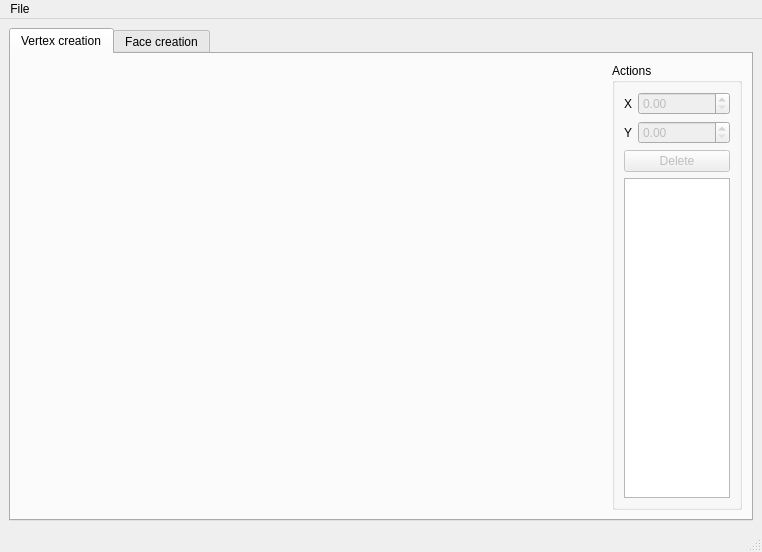
<?xml version="1.0" encoding="UTF-8"?>
<ui version="4.0">
 <class>MainWindow</class>
 <widget class="QMainWindow" name="MainWindow">
  <property name="geometry">
   <rect>
    <x>0</x>
    <y>0</y>
    <width>762</width>
    <height>552</height>
   </rect>
  </property>
  <property name="windowTitle">
   <string>Template editor</string>
  </property>
  <widget class="QWidget" name="centralwidget">
   <layout class="QGridLayout" name="gridLayout">
    <item row="0" column="1">
     <widget class="QTabWidget" name="tabs">
      <property name="currentIndex">
       <number>0</number>
      </property>
      <widget class="QWidget" name="tab">
       <property name="layoutDirection">
        <enum>Qt::LeftToRight</enum>
       </property>
       <attribute name="title">
        <string>Vertex creation</string>
       </attribute>
       <layout class="QHBoxLayout" name="horizontalLayout">
        <item>
         <layout class="QGridLayout" name="gridLayout_2">
          <item row="0" column="0">
           <widget class="QLabel" name="qlabel_image">
            <property name="text">
             <string/>
            </property>
           </widget>
          </item>
         </layout>
        </item>
        <item>
         <widget class="QGroupBox" name="groupBox">
          <property name="maximumSize">
           <size>
            <width>130</width>
            <height>16777215</height>
           </size>
          </property>
          <property name="title">
           <string>Actions</string>
          </property>
          <layout class="QVBoxLayout" name="verticalLayout">
           <item>
            <layout class="QFormLayout" name="formLayout">
             <item row="0" column="0">
              <widget class="QLabel" name="vertex_x_label">
               <property name="text">
                <string>X</string>
               </property>
              </widget>
             </item>
             <item row="0" column="1">
              <widget class="QDoubleSpinBox" name="vertex_x_w">
               <property name="enabled">
                <bool>false</bool>
               </property>
              </widget>
             </item>
             <item row="1" column="0">
              <widget class="QLabel" name="vertex_y_label">
               <property name="text">
                <string>Y</string>
               </property>
              </widget>
             </item>
             <item row="1" column="1">
              <widget class="QDoubleSpinBox" name="vertex_y_w">
               <property name="enabled">
                <bool>false</bool>
               </property>
              </widget>
             </item>
            </layout>
           </item>
           <item>
            <widget class="QPushButton" name="delete_vertex_w">
             <property name="enabled">
              <bool>false</bool>
             </property>
             <property name="text">
              <string>Delete</string>
             </property>
            </widget>
           </item>
           <item>
            <widget class="QListWidget" name="vertex_list_w"/>
           </item>
          </layout>
         </widget>
        </item>
       </layout>
      </widget>
      <widget class="QWidget" name="tab_2">
       <attribute name="title">
        <string>Face creation</string>
       </attribute>
       <layout class="QHBoxLayout" name="horizontalLayout_2">
        <item>
         <layout class="QGridLayout" name="gridLayout_3">
          <item row="0" column="0">
           <widget class="QLabel" name="qlabel_image_faces">
            <property name="text">
             <string/>
            </property>
           </widget>
          </item>
         </layout>
        </item>
        <item>
         <widget class="QGroupBox" name="groupBox_2">
          <property name="maximumSize">
           <size>
            <width>110</width>
            <height>16777215</height>
           </size>
          </property>
          <property name="title">
           <string>Actions</string>
          </property>
          <layout class="QVBoxLayout" name="verticalLayout_2">
           <item>
            <widget class="QPushButton" name="create_face_w">
             <property name="enabled">
              <bool>false</bool>
             </property>
             <property name="text">
              <string>Create</string>
             </property>
            </widget>
           </item>
           <item>
            <widget class="QPushButton" name="delete_face_w">
             <property name="enabled">
              <bool>false</bool>
             </property>
             <property name="text">
              <string>Delete</string>
             </property>
            </widget>
           </item>
           <item>
            <widget class="QPushButton" name="unselect_vertex_w">
             <property name="enabled">
              <bool>false</bool>
             </property>
             <property name="text">
              <string>Unselect vertex</string>
             </property>
            </widget>
           </item>
           <item>
            <widget class="QCheckBox" name="display_repeated_faces_w">
             <property name="text">
              <string>Display mosaic</string>
             </property>
             <property name="checked">
              <bool>true</bool>
             </property>
             <property name="tristate">
              <bool>false</bool>
             </property>
            </widget>
           </item>
           <item>
            <widget class="QListWidget" name="face_list_w"/>
           </item>
          </layout>
         </widget>
        </item>
       </layout>
      </widget>
     </widget>
    </item>
   </layout>
  </widget>
  <widget class="QMenuBar" name="menubar">
   <property name="geometry">
    <rect>
     <x>0</x>
     <y>0</y>
     <width>762</width>
     <height>21</height>
    </rect>
   </property>
   <widget class="QMenu" name="menuFile">
    <property name="title">
     <string>File</string>
    </property>
    <addaction name="action_open_template"/>
    <addaction name="action_save_template"/>
    <addaction name="action_open_texture"/>
   </widget>
   <addaction name="menuFile"/>
  </widget>
  <widget class="QStatusBar" name="statusbar"/>
  <action name="action_open_template">
   <property name="text">
    <string>Open template</string>
   </property>
  </action>
  <action name="action_save_template">
   <property name="text">
    <string>Save template</string>
   </property>
  </action>
  <action name="action_open_texture">
   <property name="text">
    <string>Open texture</string>
   </property>
  </action>
 </widget>
 <resources/>
 <connections/>
</ui>
